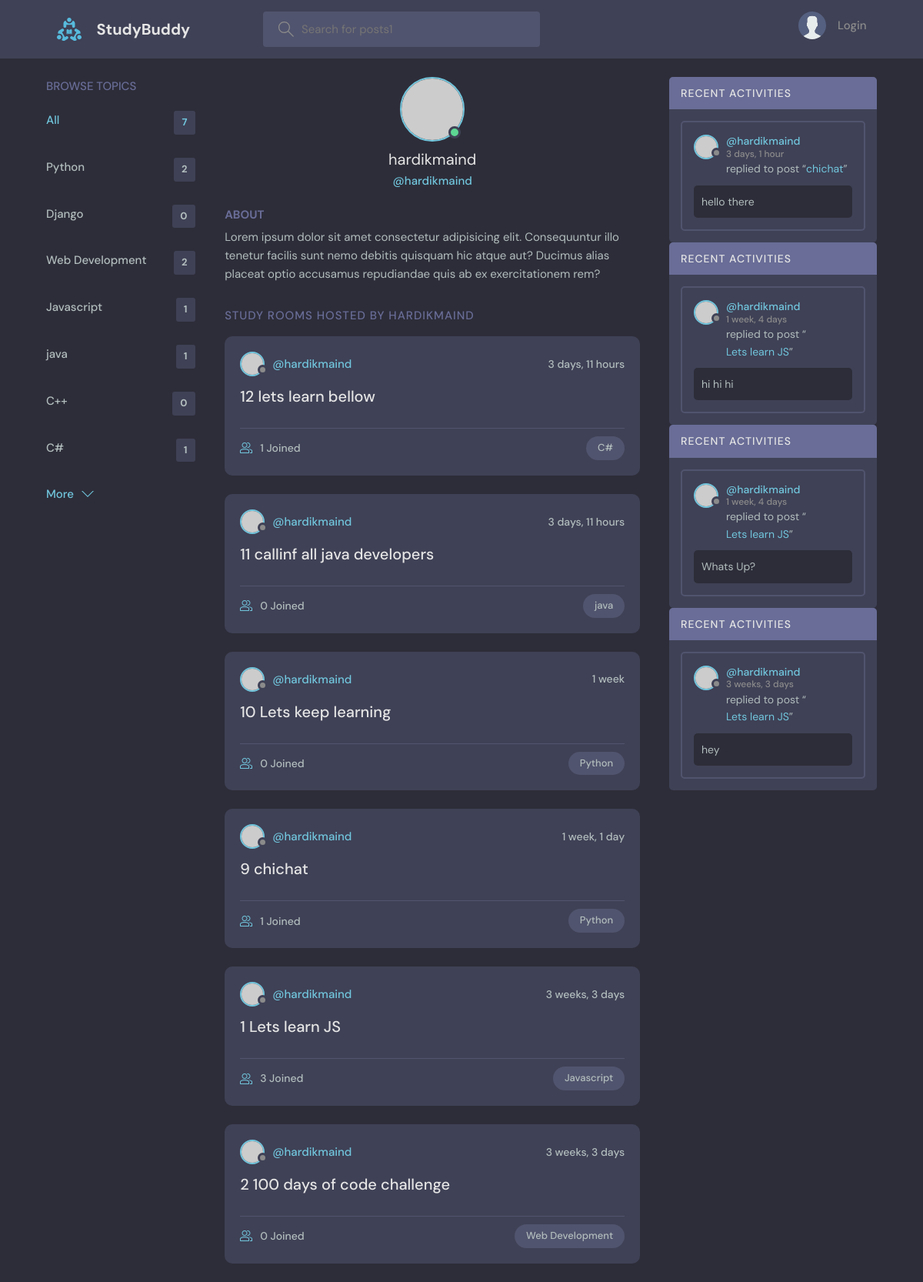
Page /profile/1/ on the committed database.
### base/models.py (models this page shows, shortened)
class Topic(models.Model):
    name = models.CharField(max_length=200)

class Room(models.Model):
    host = models.ForeignKey(User, null=True, on_delete=models.SET_NULL)
    name = models.CharField(max_length=200)
    description = models.TextField(null=True, blank=True)
    participants = models.ManyToManyField(User,related_name='participants', blank=True)
    updated = models.DateTimeField(auto_now=True)
    created = models.DateTimeField(auto_now_add=True)
    topic = models.ForeignKey(Topic, null=True, on_delete=models.SET_NULL)
    class Meta:
        ordering = ['-updated', '-created']
    def __str__(self):
        return self.name

class Message(models.Model):
    user = models.ForeignKey(User, on_delete=models.CASCADE)
    room = models.ForeignKey(Room, on_delete=models.CASCADE)
    body = models.TextField()
    updated = models.DateTimeField(auto_now=True)
    created = models.DateTimeField(auto_now_add=True)
    class Meta:
        ordering = ['-updated', '-created']

### base/views.py (the view)
# urls.py: path('profile/<str:pk>/', views.userProfile,name="user-profile"),
def userProfile(request, pk):
    user = User.objects.get(id=pk)
    rooms = user.room_set.all()
    room_messages = user.message_set.all()
    topics = Topic.objects.all()
    context = {'user': user, 'rooms': rooms,
               'room_messages': room_messages, 'topics': topics}
    return render(request, 'base/profile.html', context)

### base/templates/base/profile.html (shortened to what this page needs)
{% extends 'main.html' %}
{% load static %}
{% block content %}
  <main class="profile-page layout layout--3">
    <div class="container">
      {%include 'base/topic_component.html' %}
      <div class="roomList">
        <div class="profile">
          <div class="profile__avatar">
            <div class="avatar avatar--large active">
              <img src="https://randomuser.me/api/portraits/men/11.jpg" />
            </div>
          </div>
          <div class="profile__info">
            <h3>{{user.username}}</h3>
            <p>@{{user.username}}</p>
          </div>
          <div class="profile__about">
            <h3>About</h3>
            <p>
              Lorem ipsum dolor sit amet consectetur adipisicing elit. Consequuntur illo tenetur
              facilis sunt nemo debitis quisquam hic atque aut? Ducimus alias placeat optio
              accusamus repudiandae quis ab ex exercitationem rem?
            </p>
          </div>
        </div>
        <div class="roomList__header">
          <div>
            <h2>Study Rooms Hosted by {{user.username}}</a>
            </h2>
          </div>
        </div>
        {%include 'base/feed_component.html' %}
      </div>
      {%include 'base/activity_component.html' %}
    </div>
  </main>
{% endblock content %}

### templates/main.html (shortened to what this page needs)
<!DOCTYPE html>
{% load static %}
<html lang="en">
  <head>
    <link rel="stylesheet" href="{%static 'styles/style.css' %}" />
  </head>
  <body>
    {% include 'navbar.html' %}  {% block content %} {% endblock content %}
  </body>
</html>

### templates/navbar.html (shortened to what this page needs)
{% load static  %}
<header class="header header--loggedIn">
    <div class="container">
      <a href="{% url 'home' %}" class="header__logo">
        <img src="{% static 'images/logo.svg' %}" />
        <h1>StudyBuddy</h1>
      </a>
      <form class="header__search" method="GET" accept="{% url 'home' %}">
        <label>
          <input name="q" placeholder="Search for posts1" />
        </label>
      </form>
      <nav class="header__menu">
        {% if request.user.is_authenticated %}
        <div class="header__user">
          <a href="{% url 'update-user' %}">
            <div class="avatar avatar--medium active">
              <img src="https://randomuser.me/api/portraits/men/37.jpg" />
            </div>
            <p>{{request.user.username}} <span>@{{request.user.username}}</span></p>
          </a>
          <button class="dropdown-button">
            <svg
              version="1.1"
              xmlns="http://www.w3.org/2000/svg"
              width="32"
              height="32"
              viewBox="0 0 32 32"
            >
              <title>chevron-down</title>
              <path d="M16 21l-13-13h-3l16 16 16-16h-3l-13 13z"></path>
            </svg>
          </button>
        </div>
        {% else %}
        <a href="{% url 'login' %}">
          <img src="{% static 'images/avatar.svg' %}" />
          <p>Login</p>
        </a>
        {% endif %}
      </nav>
    </div>
  </header>

### base/templates/base/topic_component.html
<div class="topics">
  <div class="topics__header">
    <h2>Browse Topics</h2>
  </div>
  <ul class="topics__list">
    <li>
      <a href="{% url 'home'%}" class="active">All <span>{{topics.count}}</span></a>
    </li>
    {% for x in topics %}
    <li>
      <a href="{% url 'home' %}?q={{x.name}}"> {{x.name}} <span>{{x.room_set.all.count}}</span></a>
    </li>
    {%endfor%}
  </ul>
  <a class="btn btn--link" href="{% url 'topics' %}">
    More
    <svg
      version="1.1"
      xmlns="http://www.w3.org/2000/svg"
      width="32"
      height="32"
      viewBox="0 0 32 32"
    >
      <title>chevron-down</title>
      <path d="M16 21l-13-13h-3l16 16 16-16h-3l-13 13z"></path>
    </svg>
  </a>
</div>

### base/templates/base/feed_component.html (shortened to what this page needs)
{% for room in rooms %}
<div class="roomListRoom">
  <div class="roomListRoom__header">
    <a href="{% url 'user-profile' room.host.id %}" class="roomListRoom__author">
      <div class="avatar avatar--small">
        <img src="https://randomuser.me/api/portraits/women/11.jpg" />
      </div>
      <span>@{{room.host.username}}</span>
    </a>
    <div class="roomListRoom__actions">
      <span>{{room.created|timesince }}</span>
    </div>
  </div>
  <div class="roomListRoom__content">
    <a href="{% url 'room' room.id %}"> {{room.id}}    {{room.name}}</a>
  </div>
  <div class="roomListRoom__meta">
    <a href="{% url 'room' room.id %}" class="roomListRoom__joined">
      {{room.participants.all.count}} Joined
    </a>
    <p class="roomListRoom__topic">{{room.topic.name}}</p>
  </div>
</div>
{% endfor %}

### base/templates/base/activity_component.html (shortened to what this page needs)
<div>
{% for x in room_messages %}
<div class="activities">
  <div class="activities__header">
    <h2>Recent Activities</h2>
  </div>
  <div class="activities__box">
    <div class="activities__boxHeader roomListRoom__header">
      <a href="{% url 'user-profile' x.user.id %}" class="roomListRoom__author">
        <div class="avatar avatar--small">
          <img src="https://randomuser.me/api/portraits/women/11.jpg" />
        </div>
        <p>
          @{{x.user}}
          <span>{{x.created|timesince}}</span>
        </p>
      </a>
    </div>
    <div class="activities__boxContent">
      <p>
        replied to post “<a href="{%url 'room' x.room.id %}">{{x.room}}</a>”
      </p>
      <div class="activities__boxRoomContent">
        {{x.body}}
      </div>
    </div>
  </div>
</div>
{% endfor %}
</div>

### rows in the picture
Topic: name "Python", room_set.all.count "2"
Topic: name "Django", room_set.all.count "0"
Topic: name "Web Development", room_set.all.count "2"
Topic: name "Javascript", room_set.all.count "1"
Topic: name "java", room_set.all.count "1"
Topic: name "C++", room_set.all.count "0"
Topic: name "C#", room_set.all.count "1"
Room: host.username "hardikmaind", created "3 days, 11 hours", id "12", name "lets learn bellow", participants.all.count "1", topic.name "C#"
Room: host.username "hardikmaind", created "3 days, 11 hours", id "11", name "callinf all java developers", participants.all.count "0", topic.name "java"
Room: host.username "hardikmaind", created "1 week", id "10", name "Lets keep learning", participants.all.count "0", topic.name "Python"
Room: host.username "hardikmaind", created "1 week, 1 day", id "9", name "chichat", participants.all.count "1", topic.name "Python"
Room: host.username "hardikmaind", created "3 weeks, 3 days", id "1", name "Lets learn JS", participants.all.count "3", topic.name "Javascript"
Room: host.username "hardikmaind", created "3 weeks, 3 days", id "2", name "100 days of code challenge", participants.all.count "0", topic.name "Web Development"
Message: user "hardikmaind", created "3 days, 1 hour", room "chichat", body "hello there"
Message: user "hardikmaind", created "1 week, 4 days", room "Lets learn JS", body "hi hi hi"
Message: user "hardikmaind", created "1 week, 4 days", room "Lets learn JS", body "Whats Up?"
Message: user "hardikmaind", created "3 weeks, 3 days", room "Lets learn JS", body "hey"

### other values in the picture
{{ topics.count }} "7"
{{ user.username }} "hardikmaind"
{{ user.username }} "HARDIKMAIND"
